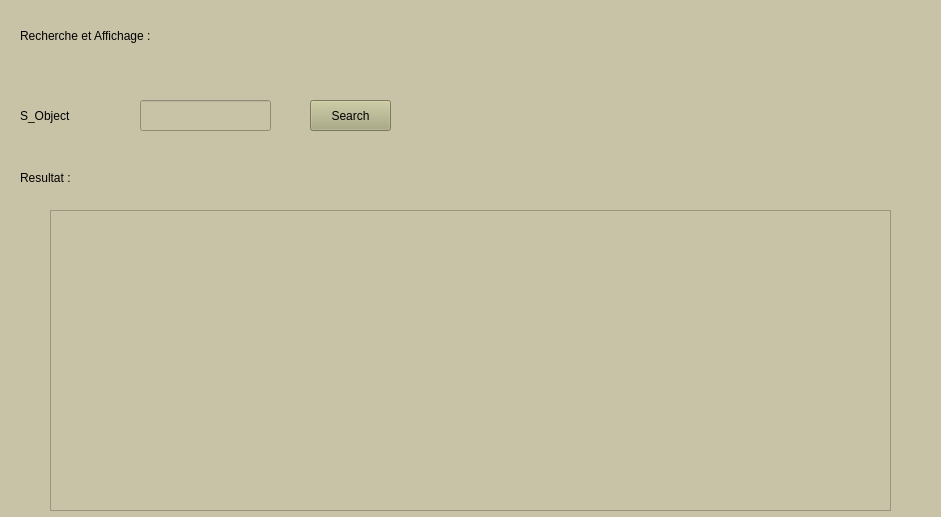
<?xml version="1.0" encoding="UTF-8"?>
<ui version="4.0">
 <class>Form</class>
 <widget class="QWidget" name="Form">
  <property name="geometry">
   <rect>
    <x>0</x>
    <y>0</y>
    <width>941</width>
    <height>517</height>
   </rect>
  </property>
  <property name="windowTitle">
   <string>Form</string>
  </property>
  <property name="styleSheet">
   <string notr="true">background-color : rgb(200, 194, 167)</string>
  </property>
  <widget class="QLineEdit" name="lineEdit">
   <property name="geometry">
    <rect>
     <x>140</x>
     <y>100</y>
     <width>131</width>
     <height>31</height>
    </rect>
   </property>
  </widget>
  <widget class="QLabel" name="label">
   <property name="geometry">
    <rect>
     <x>20</x>
     <y>100</y>
     <width>81</width>
     <height>31</height>
    </rect>
   </property>
   <property name="styleSheet">
    <string notr="true">font: 11pt &quot;Segoe Script&quot;;</string>
   </property>
   <property name="text">
    <string>S_Object</string>
   </property>
  </widget>
  <widget class="QPushButton" name="BtnSearch">
   <property name="geometry">
    <rect>
     <x>310</x>
     <y>100</y>
     <width>81</width>
     <height>31</height>
    </rect>
   </property>
   <property name="styleSheet">
    <string notr="true">font: 12pt &quot;MV Boli&quot;; 
background-color : rgb(170, 170, 127)</string>
   </property>
   <property name="text">
    <string>Search</string>
   </property>
  </widget>
  <widget class="QLabel" name="label_2">
   <property name="geometry">
    <rect>
     <x>20</x>
     <y>170</y>
     <width>111</width>
     <height>16</height>
    </rect>
   </property>
   <property name="styleSheet">
    <string notr="true">font: 12pt &quot;MV Boli&quot;; </string>
   </property>
   <property name="text">
    <string>Resultat :</string>
   </property>
  </widget>
  <widget class="QTableWidget" name="tableWidget">
   <property name="geometry">
    <rect>
     <x>50</x>
     <y>210</y>
     <width>841</width>
     <height>301</height>
    </rect>
   </property>
  </widget>
  <widget class="QLabel" name="label_3">
   <property name="geometry">
    <rect>
     <x>20</x>
     <y>20</y>
     <width>251</width>
     <height>31</height>
    </rect>
   </property>
   <property name="styleSheet">
    <string notr="true">font: 12pt &quot;MV Boli&quot;; </string>
   </property>
   <property name="text">
    <string>Recherche et Affichage :</string>
   </property>
  </widget>
  <widget class="QLabel" name="label_4">
   <property name="geometry">
    <rect>
     <x>280</x>
     <y>10</y>
     <width>91</width>
     <height>81</height>
    </rect>
   </property>
   <property name="text">
    <string/>
   </property>
   <property name="pixmap">
    <pixmap>../954591-removebg-preview.png</pixmap>
   </property>
   <property name="scaledContents">
    <bool>true</bool>
   </property>
  </widget>
 </widget>
 <resources/>
 <connections/>
</ui>
